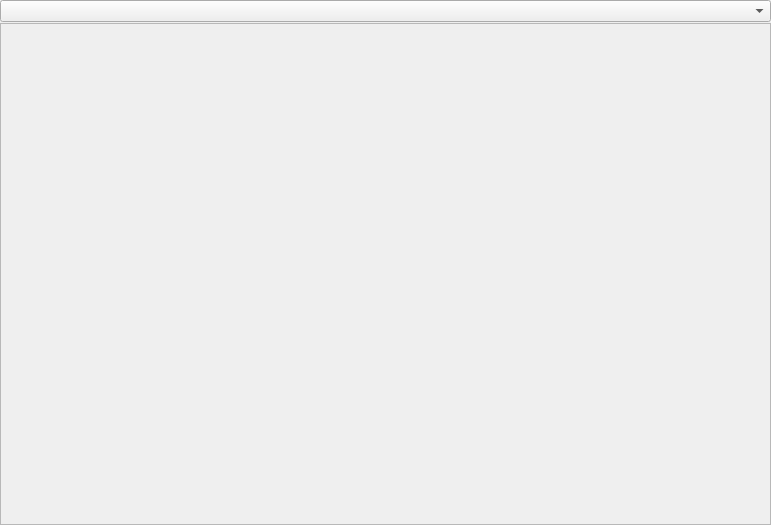
<?xml version="1.0" encoding="UTF-8"?>
<ui version="4.0">
 <class>CodeViewTab</class>
 <widget class="QWidget" name="CodeViewTab">
  <property name="geometry">
   <rect>
    <x>0</x>
    <y>0</y>
    <width>771</width>
    <height>525</height>
   </rect>
  </property>
  <property name="windowTitle">
   <string>Form</string>
  </property>
  <layout class="QVBoxLayout" name="verticalLayout">
   <property name="spacing">
    <number>1</number>
   </property>
   <property name="leftMargin">
    <number>0</number>
   </property>
   <property name="topMargin">
    <number>0</number>
   </property>
   <property name="rightMargin">
    <number>0</number>
   </property>
   <property name="bottomMargin">
    <number>0</number>
   </property>
   <item>
    <widget class="QComboBox" name="comboBox_funcList">
     <property name="sizePolicy">
      <sizepolicy hsizetype="Minimum" vsizetype="Fixed">
       <horstretch>0</horstretch>
       <verstretch>0</verstretch>
      </sizepolicy>
     </property>
     <property name="minimumSize">
      <size>
       <width>20</width>
       <height>0</height>
      </size>
     </property>
    </widget>
   </item>
   <item>
    <widget class="QScrollArea" name="scrollArea_codeView">
     <property name="widgetResizable">
      <bool>true</bool>
     </property>
     <widget class="CodeView" name="codeView">
      <property name="geometry">
       <rect>
        <x>0</x>
        <y>0</y>
        <width>769</width>
        <height>496</height>
       </rect>
      </property>
     </widget>
    </widget>
   </item>
  </layout>
 </widget>
 <customwidgets>
  <customwidget>
   <class>CodeView</class>
   <extends>QWidget</extends>
   <header>codeview.h</header>
   <container>1</container>
  </customwidget>
 </customwidgets>
 <resources/>
 <connections/>
</ui>
